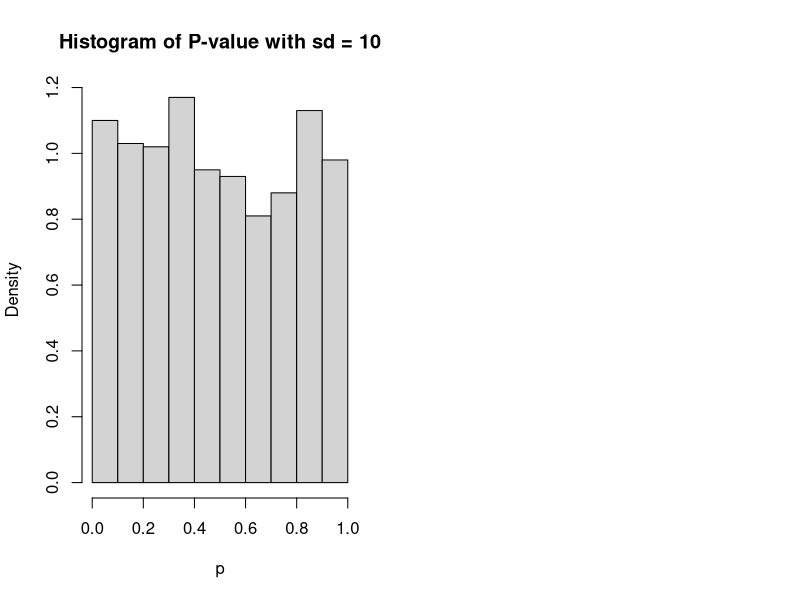
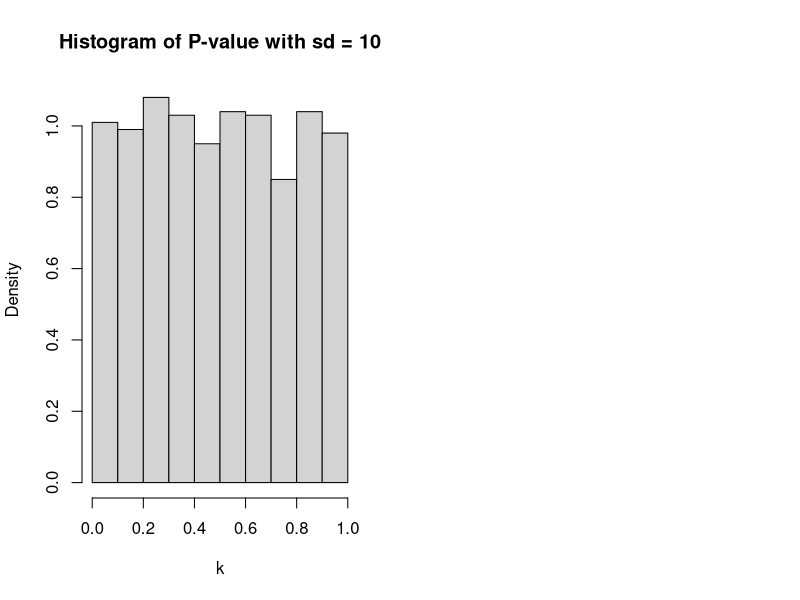

Source code (R) for these figures, in order:

p_value = function(n,m,mu,nu,sd,B=1000){
  
  p=numeric(B) # p will be an array of realized p-values
  
  for (b in 1:B) {
    x=rnorm(n,mu,sd)
    y=rnorm(m,nu,sd)
    p[b]=t.test(x,y,var.equal=TRUE)[[3]]
  }
  return(p)
  
}

n=m=30; mu=nu=180; sd=10
p=p_value(n,m,mu,nu,sd) ; p

# visualization
par(mfrow=c(1,2))
hist(p, freq = FALSE, main = "Histogram of P-value with sd = 10")

n=m=30; mu=nu=180; sd=1
k=p_value(n,m,mu,nu,sd) ; p

# visualization
par(mfrow=c(1,2))
hist(k, freq = FALSE, main = "Histogram of P-value with sd = 10")
